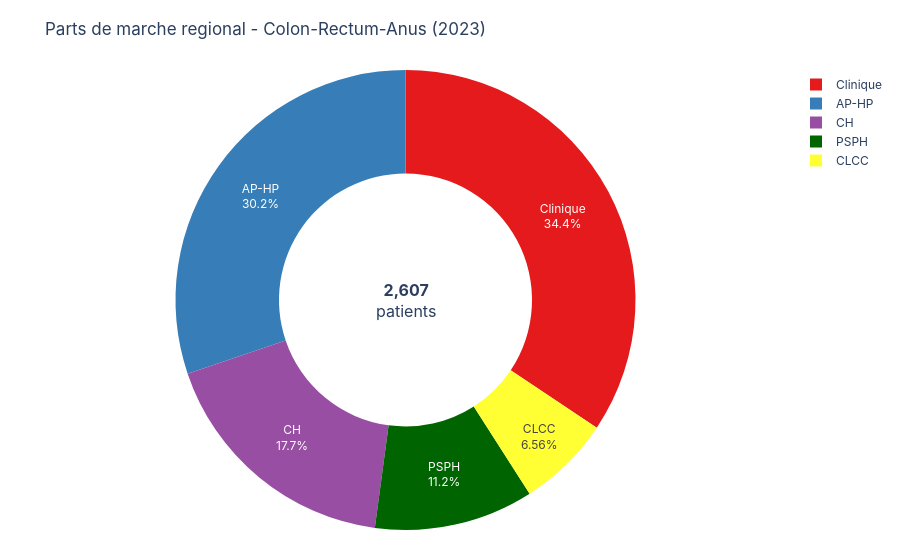

Here is the notebook cell this chart was saved with:
### Code cell
reg_org_last = reg_org[reg_org.annee == last_year]
fig_reg_donut = donut_market_share(
    reg_org_last, 'entite', 'nb_patients',
    f'Parts de marche regional - {ORGANE} ({last_year})',
    entities=sorted(reg_org_last['entite'].unique()), color_map=REGIONAL_COLORS)
fig_reg_donut.show()

### Figure 1 — Plotly figure (JSON) as saved in the notebook; plotly's stock layout.template omitted (floating-point values rounded to 4 significant figures)
{"data": [{"hole": 0.55, "hovertemplate": "<b>%{label}</b><br>%{value:,.0f} patients<br>%{percent}<extra></extra>", "labels": ["AP-HP", "CH", "CLCC", "Clinique", "PSPH"], "marker": {"colors": ["#377EB8", "#984EA3", "#FFFF33", "#E41A1C", "darkgreen"]}, "sort": true, "textinfo": "label+percent", "type": "pie", "values": [787, 461, 171, 896, 292]}], "layout": {"annotations": [{"font": {"size": 16}, "showarrow": false, "text": "<b>2,607</b><br>patients", "x": 0.5, "xanchor": "center", "y": 0.5}], "font": {"family": "Inter, Arial, sans-serif"}, "legend": {"font": {"size": 12}}, "margin": {"b": 30, "l": 30, "r": 30, "t": 70}, "paper_bgcolor": "white", "showlegend": true, "title": {"font": {"size": 17}, "text": "Parts de marche regional - Colon-Rectum-Anus (2023)"}}}
